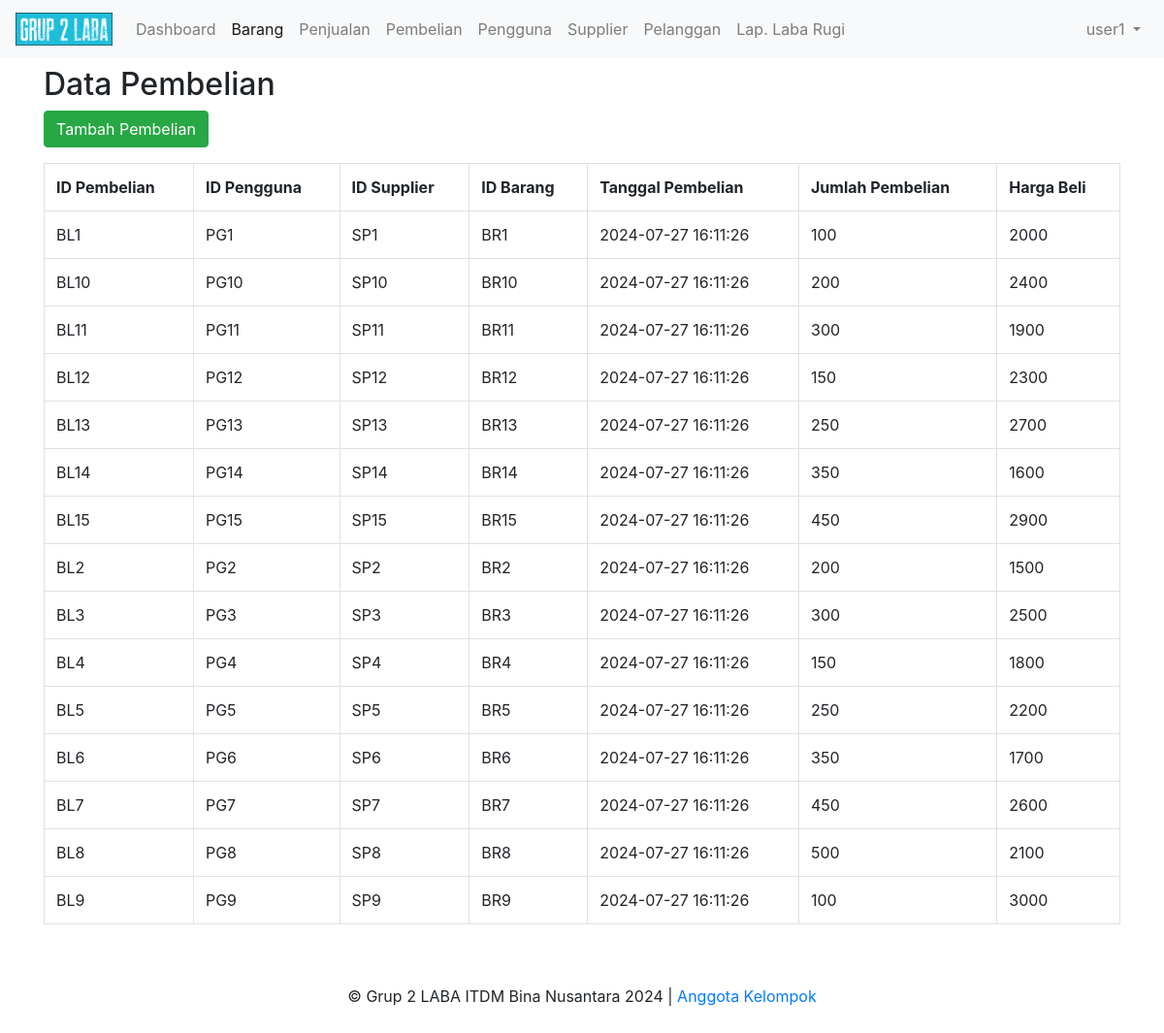
Page /pembelian (signed in) on the committed database.
### tables this page shows
CREATE TABLE `Pembelian` (
 `IdPembelian` varchar(10) NOT NULL,
 `IdPengguna` varchar(10) DEFAULT NULL,
 `IdSupplier` varchar(10) DEFAULT NULL,
 `IdBarang` varchar(10) DEFAULT NULL,
 `TanggalPembelian` datetime DEFAULT NULL,
 `JumlahPembelian` int(11) DEFAULT NULL,
 `HargaBeli` double DEFAULT NULL,
 PRIMARY KEY (`IdPembelian`),
 KEY `IdPengguna` (`IdPengguna`),
 KEY `IdBarang` (`IdBarang`),
 KEY `IdSupplier` (`IdSupplier`),
 CONSTRAINT `pembelian_ibfk_1` FOREIGN KEY (`IdPengguna`) REFERENCES `pengguna` (`IdPengguna`),
 CONSTRAINT `pembelian_ibfk_2` FOREIGN KEY (`IdBarang`) REFERENCES `barang` (`IdBarang`),
 CONSTRAINT `pembelian_ibfk_3` FOREIGN KEY (`IdSupplier`) REFERENCES `supplier` (`IdSupplier`) ON UPDATE CASCADE
);

### core/BaseController.php (called while the page is built, shortened)
<?php
class BaseController {
    public function view($view, $data = []) {
        extract($data);
        $base_url = Config::getBaseUrl();
        $public_url = Config::getPublicUrl();
        $user = $_SESSION['user'];
        require_once BASE_DIR.'views/' . $view . '.php';
    }
}

### controllers/PembelianController.php (called while the page is built, shortened)
<?php
require_once BASE_DIR.'models/Pembelian.php';
class PembelianController extends BaseController {
    public function index() {
        $pembelian = new Pembelian();
        $data['pembelian'] = $pembelian->all();
        $this->view('pembelian/index', $data);
    }
}
?>

### index.php (called while the page is built, shortened)
<?php
require_once __DIR__.'/config/Config.php';
require_once __DIR__.'/config/MyDatabase.php';
require_once __DIR__.'/core/BaseModel.php';
require_once __DIR__.'/core/BaseController.php';
require_once __DIR__.'/core/Router.php';
$uri = isset($_GET['url']) ? $_GET['url'] : '';
Router::route($uri);

### config/Config.php (called while the page is built, shortened)
<?php
class Config {
    public static function getBaseUrl() {
        $requestUri = $_SERVER['REQUEST_URI'];
        $pos = strpos($requestUri, '/', 1);
        if ($pos === false) {
            return '/';
        }
        $basePath = substr($requestUri, 0, $pos + 1);
        return $basePath;
    }
    public static function getPublicUrl() {
        return static::getBaseUrl()."public/";
    }
}

### core/BaseModel.php (called while the page is built, shortened)
<?php
class BaseModel {
    protected $conn;
    protected $table;
    public function __construct() {
        $database = new MyDatabase();
        $this->conn = $database->getConnection();
    }
    public function all() {
        $query = "SELECT * FROM " . $this->table;
        $stmt = $this->conn->prepare($query);
        $stmt->execute();
        return $stmt->fetchAll(PDO::FETCH_ASSOC);
    }
}

### config/MyDatabase.php (called while the page is built, shortened)
<?php
class MyDatabase {
    private $host = "localhost";
    private $db_name = "tk4_grup2";
    private $username = "root";
    private $password = "";
    public function getConnection() {
        $this->conn = null;
        try {
            $this->conn = new PDO("mysql:host=" . $this->host . ";dbname=" . $this->db_name, $this->username, $this->password);
            $this->conn->exec("set names utf8");
        } catch(PDOException $exception) {
            echo "Koneksi db error: " . $exception->getMessage();
        }
        return $this->conn;
    }
}

### models/Pembelian.php (called while the page is built, shortened)
<?php
require_once BASE_DIR.'config/MyDatabase.php';
class Pembelian extends BaseModel {
    public function __construct() {
        $this->table = 'Pembelian';
    }
}

### views/pembelian/index.php (the view, shortened to what this page needs)
<!DOCTYPE html>
<html>
<head>
    <?php include_once $base_path."views/bootstrap_header.php"; ?>
</head>
<body>
<?php include_once $base_path."views/page_header.php"; ?>
<h2 class="h2 mt-5">Data Pembelian</h2>
<a class="btn btn-success mb-3" href="<?= $base_url;?>pembelian/create">Tambah Pembelian</a>
<table class="table table-stripped table-bordered">
    <tr>
        <th>ID Pembelian</th>
        <th>ID Pengguna</th>
        <th>ID Supplier</th>
        <th>ID Barang</th>
        <th>Tanggal Pembelian</th>
        <th>Jumlah Pembelian</th>
        <th>Harga Beli</th>
    </tr>
    <?php foreach ($pembelian as $item): ?>
        <tr>
            <td><?= $item['IdPembelian'] ?></td>
            <td><?= $item['IdPengguna'] ?></td>
            <td><?= $item['IdSupplier'] ?></td>
            <td><?= $item['IdBarang'] ?></td>
            <td><?= $item['TanggalPembelian'] ?></td>
            <td><?= $item['JumlahPembelian'] ?></td>
            <td><?= $item['HargaBeli'] ?></td>
        </tr>
    <?php endforeach; ?>
</table>
<?php include_once $base_path."views/page_footer.php"; ?>
</body>
</html>

### core/Router.php (shortened to what this page needs)
<?php
class Router {
    public static function route($uri) {
        $uri = trim($uri, '/');
        if ($uri === '') {
            $controllerName = 'HomeController';
            $controllerFilename = "controllers/HomeController.php";
            $action = 'index';
            $param = null;
        } else {
            $segments = explode('/', $uri);
            $action = isset($segments[1]) ? $segments[1] : 'index';
            $param = isset($segments[2]) ? $segments[2] : null;
        }
        $controller = new $controllerName();
        if (method_exists($controller, $action)) {
            if ($param) {
                $controller->$action($param);
            } else {
                $controller->$action();
            }
        } else {
            echo "Maaf url yang anda masukan tidak ditemukan d";
            die;
        }
    }
}

### views/bootstrap_header.php (shortened to what this page needs)
<link rel="stylesheet" href="https://cdn.jsdelivr.net/npm/bootstrap@4.3.1/dist/css/bootstrap.min.css">

### views/page_header.php (shortened to what this page needs)
<header>
    <nav class="navbar navbar-expand-md navbar-light fixed-top bg-light">
        <a class="navbar-brand" href="#">
            <img src="<?= $public_url; ?>image/logo-long.png" width="100" />
        </a>
        <div class="collapse navbar-collapse" id="navbarCollapse">
            <ul class="navbar-nav mr-auto">
                <li class="nav-item ">
                    <a class="nav-link" href="<?= $base_url;?>">Dashboard</a>
                </li>
                <li class="nav-item active">
                    <a class="nav-link" href="<?= $base_url;?>barang">Barang</a>
                </li>
                <li class="nav-item">
                    <a class="nav-link" href="<?= $base_url;?>penjualan">Penjualan</a>
                </li>
                <li class="nav-item">
                    <a class="nav-link" href="<?= $base_url;?>pembelian">Pembelian</a>
                </li>
                <li class="nav-item">
                    <a class="nav-link" href="<?= $base_url;?>pengguna">Pengguna</a>
                </li>
                <li class="nav-item">
                    <a class="nav-link" href="<?= $base_url;?>supplier">Supplier</a>
                </li>
                <li class="nav-item">
                    <a class="nav-link" href="<?= $base_url;?>pelanggan">Pelanggan</a>
                </li>
                <li class="nav-item">
                    <a class="nav-link" href="<?= $base_url;?>pelanggan">Lap. Laba Rugi</a>
                </li>
            </ul>
            <ul class="navbar-nav ml-auto">
                <li class="nav-item dropdown">
                    <a class="nav-link dropdown-toggle" href="#" id="navbarDropdown" role="button" data-toggle="dropdown" aria-haspopup="true" aria-expanded="false">
                        <?= $user['NamaPengguna'];?>
                    </a>
                </li>
            </ul>
        </div>
    </nav>
</header>
<main role="main" class="flex-shrink-0">
    <div class="container">

### views/page_footer.php (shortened to what this page needs)
    </div>
</main>
<footer class="footer mt-auto py-3">
    <div class="container">
        <p style="text-align: center; margin-top: 30px;">&copy; Grup 2 LABA ITDM Bina Nusantara 2024 | <a href="#" data-toggle="modal" data-target="#modalKelompok">Anggota Kelompok</p>
    </div>
</footer>

### views/bootstrap_header.php (style rules this page uses)
body { padding: 20px; }

### rows in the picture
pembelian: IdPembelian "BL1", IdPengguna "PG1", IdSupplier "SP1", IdBarang "BR1", TanggalPembelian "2024-07-27 16:11:26", JumlahPembelian "100", HargaBeli "2000"
pembelian: IdPembelian "BL10", IdPengguna "PG10", IdSupplier "SP10", IdBarang "BR10", TanggalPembelian "2024-07-27 16:11:26", JumlahPembelian "200", HargaBeli "2400"
pembelian: IdPembelian "BL11", IdPengguna "PG11", IdSupplier "SP11", IdBarang "BR11", TanggalPembelian "2024-07-27 16:11:26", JumlahPembelian "300", HargaBeli "1900"
pembelian: IdPembelian "BL12", IdPengguna "PG12", IdSupplier "SP12", IdBarang "BR12", TanggalPembelian "2024-07-27 16:11:26", JumlahPembelian "150", HargaBeli "2300"
pembelian: IdPembelian "BL13", IdPengguna "PG13", IdSupplier "SP13", IdBarang "BR13", TanggalPembelian "2024-07-27 16:11:26", JumlahPembelian "250", HargaBeli "2700"
pembelian: IdPembelian "BL14", IdPengguna "PG14", IdSupplier "SP14", IdBarang "BR14", TanggalPembelian "2024-07-27 16:11:26", JumlahPembelian "350", HargaBeli "1600"
pembelian: IdPembelian "BL15", IdPengguna "PG15", IdSupplier "SP15", IdBarang "BR15", TanggalPembelian "2024-07-27 16:11:26", JumlahPembelian "450", HargaBeli "2900"
pembelian: IdPembelian "BL2", IdPengguna "PG2", IdSupplier "SP2", IdBarang "BR2", TanggalPembelian "2024-07-27 16:11:26", JumlahPembelian "200", HargaBeli "1500"
pembelian: IdPembelian "BL3", IdPengguna "PG3", IdSupplier "SP3", IdBarang "BR3", TanggalPembelian "2024-07-27 16:11:26", JumlahPembelian "300", HargaBeli "2500"
pembelian: IdPembelian "BL4", IdPengguna "PG4", IdSupplier "SP4", IdBarang "BR4", TanggalPembelian "2024-07-27 16:11:26", JumlahPembelian "150", HargaBeli "1800"
pembelian: IdPembelian "BL5", IdPengguna "PG5", IdSupplier "SP5", IdBarang "BR5", TanggalPembelian "2024-07-27 16:11:26", JumlahPembelian "250", HargaBeli "2200"
pembelian: IdPembelian "BL6", IdPengguna "PG6", IdSupplier "SP6", IdBarang "BR6", TanggalPembelian "2024-07-27 16:11:26", JumlahPembelian "350", HargaBeli "1700"
pembelian: IdPembelian "BL7", IdPengguna "PG7", IdSupplier "SP7", IdBarang "BR7", TanggalPembelian "2024-07-27 16:11:26", JumlahPembelian "450", HargaBeli "2600"
pembelian: IdPembelian "BL8", IdPengguna "PG8", IdSupplier "SP8", IdBarang "BR8", TanggalPembelian "2024-07-27 16:11:26", JumlahPembelian "500", HargaBeli "2100"
pembelian: IdPembelian "BL9", IdPengguna "PG9", IdSupplier "SP9", IdBarang "BR9", TanggalPembelian "2024-07-27 16:11:26", JumlahPembelian "100", HargaBeli "3000"

### other values in the picture
$user['NamaPengguna'] "user1"
